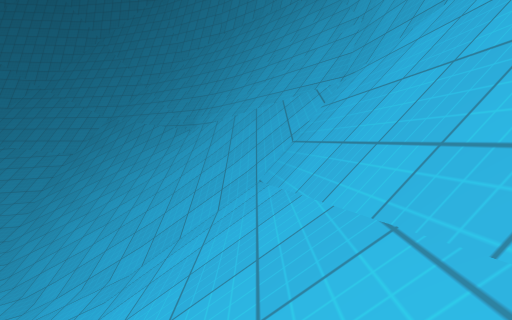
view 1 (above)

16 first-person views from a walk through a 3-D level made in the Godot game engine. The camera is 1.5 m above the floor, tilts 4° down and sees 85° across. The floor is counted in squares, 2 m on a side. Each view is taken from the middle of a square. On the plan, view 1 faces up. The plan holds only what a view shows up to about 10 squares ahead; the rest is blank. The place goes on beyond the plan. Surface patterns are stand-ins for the level's own textures.

view 2
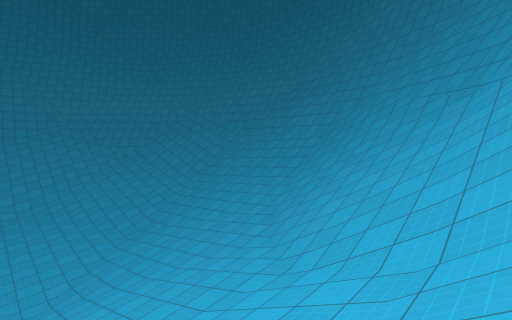

view 3
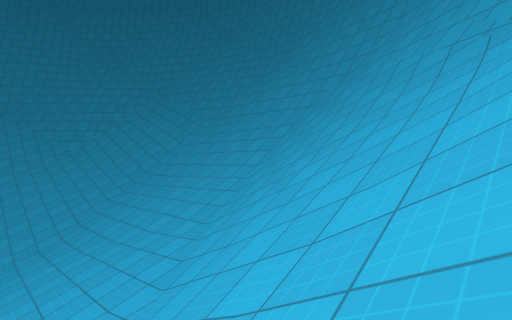

view 4
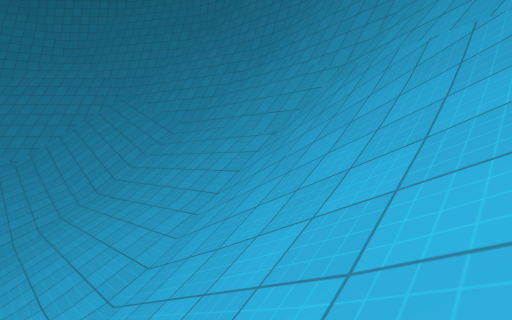

view 5
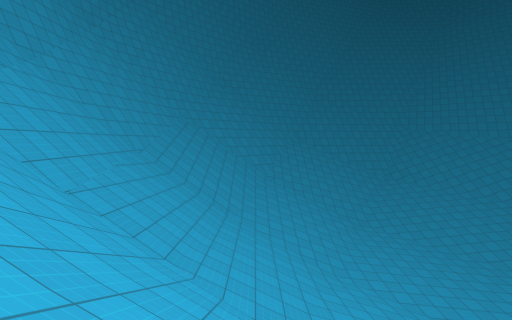

view 6
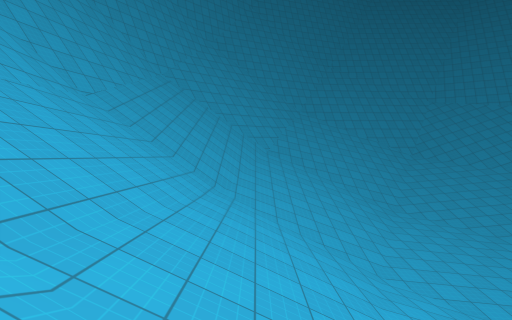

view 7
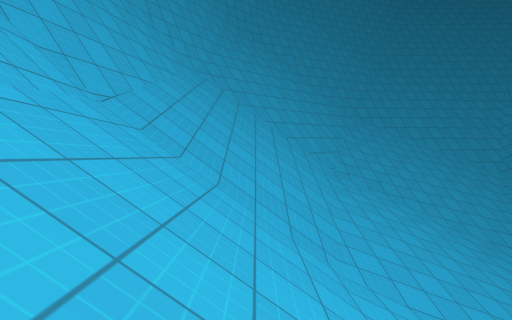

view 8
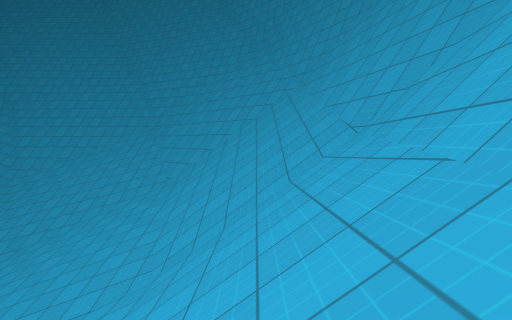

view 9
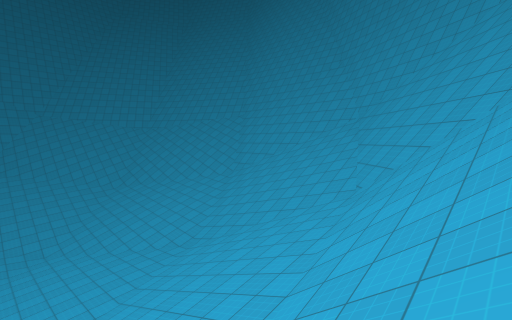

view 10
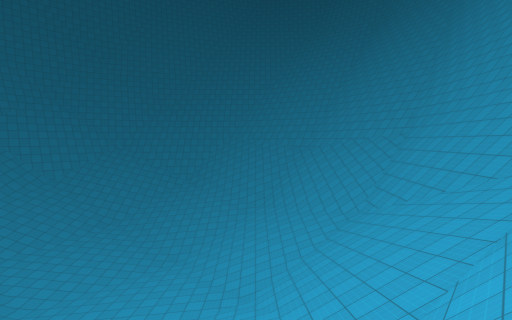

view 11
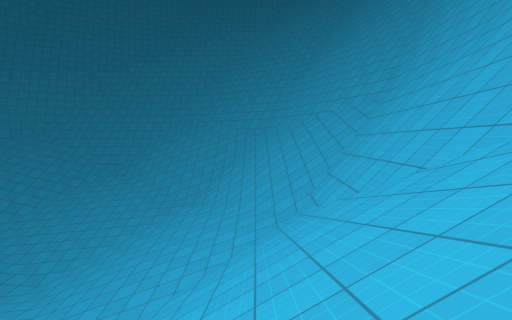

view 12
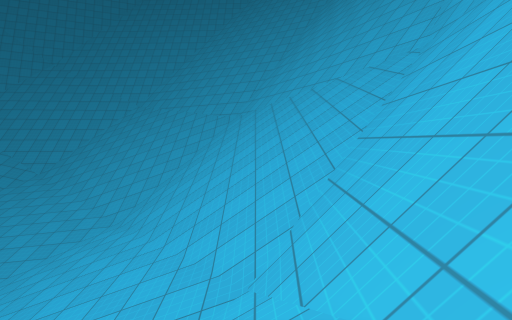

view 13
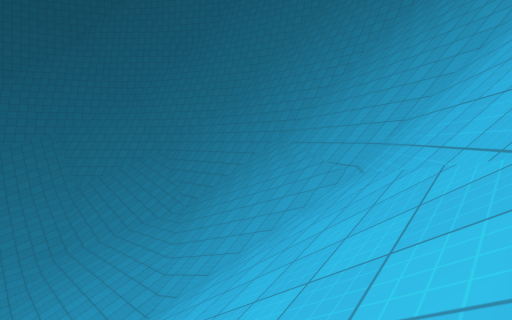

view 14
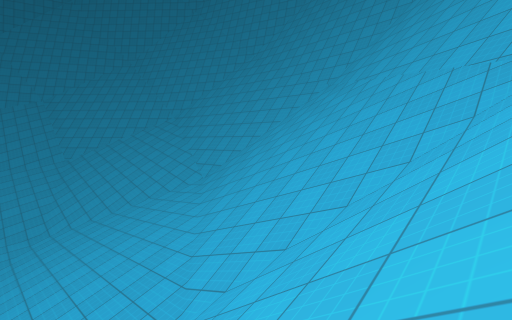

view 15
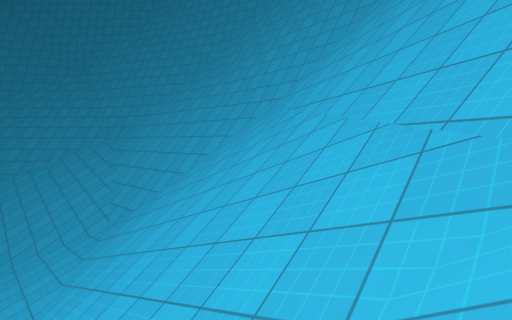

view 16
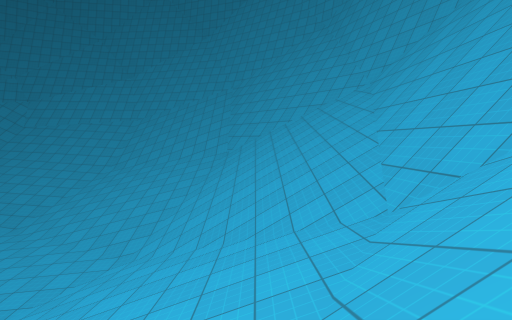

### Floor plan
Key: @ floor where view 1 was taken; # wall or solid block; . main floor; : floor 0.5 m higher than the main floor; + floor 0.75 m higher than the main floor; / step, stairs or slope; = window, fence, low wall or low ledge.
Columns run from 23 left of view 1 to 2 right of it. Each row starts with its distance up from view 1.
 12      ##############
 11      #////////###/###
 10      #//////////////##
  9      #///////////////##
  8     ##////////////////##
  7   ####/////////////////#
  6   ##///////////////////##
  5   //////////////////////##
  4  #/////////++///////////=#
  3  #///////+++:.//////////##
  2  ##/////+++:.../////////#
  1  ##//////+:.....////////#
  0  ##=/////:......://////@#
 -1 ###///////.....:++//////#
 -2 ##/////////...:++///////#
 -3 #///////////.:++////////#
 -4 #/////////////++////////#
 -5 ##//////////////////////#
 -6  #//////////////////////#
 -7  ##/////////////////=####
 -8   ##///////////////=###
 -9    ##//////////////##
-10     ##//////##/////#
-11      ##////######/##
-12       ###/###   ###
-13         ####

Positions as (right, up) in squares from view 1, and headings:
1: (0, 0), facing up
2: (-1, 1), facing up-left
3: (-2, 4), facing up-left
4: (-3, 6), facing up-left
5: (-3, 8), facing down
6: (-3, 5), facing down
7: (-1, 2), facing down
8: (-8, 10), facing left
9: (-11, 10), facing down-left
10: (-16, 10), facing down
11: (-19, 6), facing down
12: (-20, 2), facing down
13: (-22, -3), facing down-right
14: (-19, -4), facing down-right
15: (-19, -7), facing down-right
16: (-14, -8), facing right
